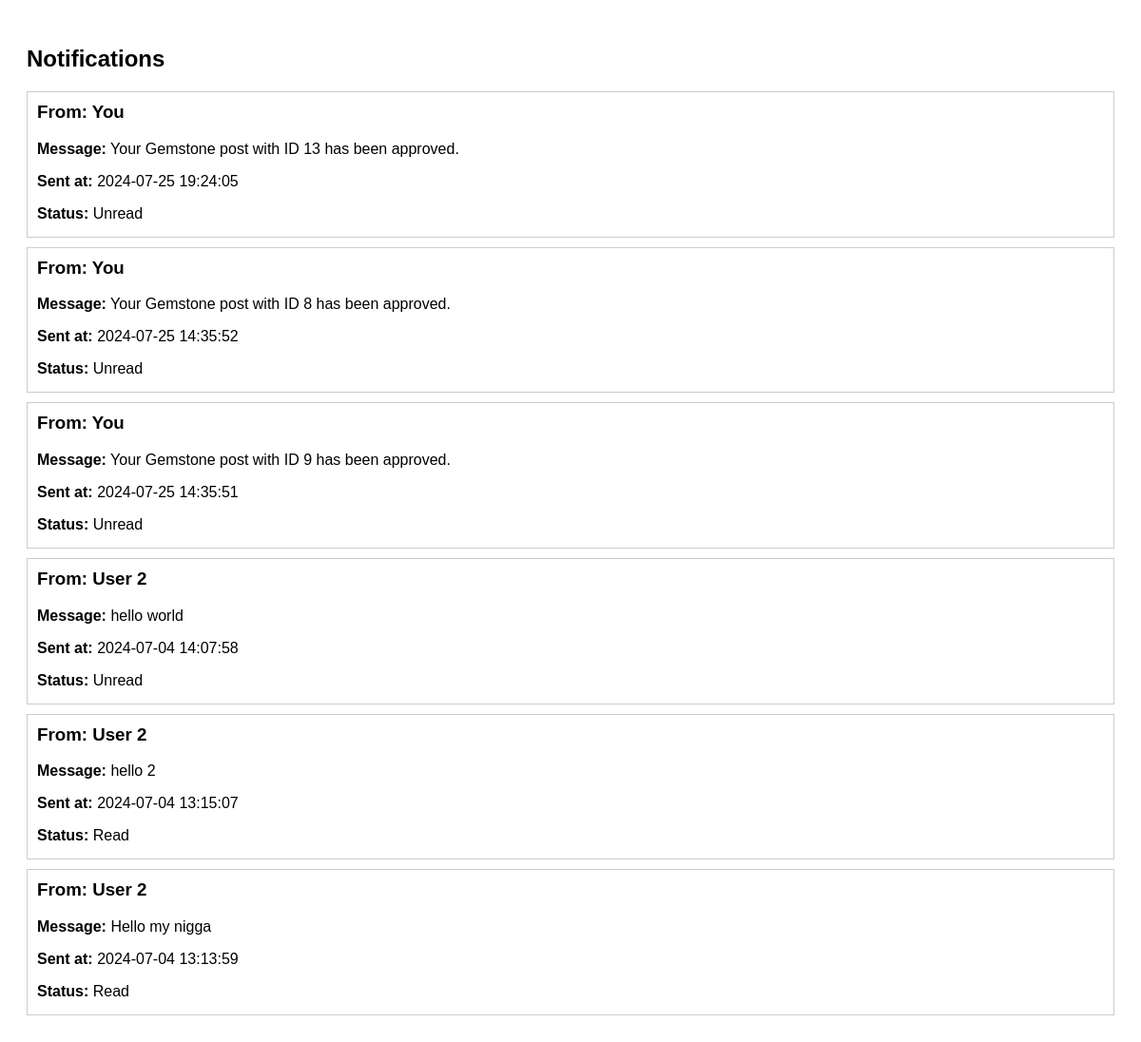
Page /pages/view_notification.php (signed in) on the committed database.
### tables this page shows
CREATE TABLE `notifications` (
  `id` int(11) NOT NULL,
  `Sender` int(11) NOT NULL,
  `Receiver` int(11) NOT NULL,
  `message` text NOT NULL,
  `created_at` timestamp NOT NULL DEFAULT CURRENT_TIMESTAMP,
  `read_status` tinyint(1) NOT NULL DEFAULT '0'
);

### pages/view_notification.php (the view, shortened to what this page needs)
<?php
include "../config/db.php";
$user_id = $_SESSION['user_id'];
try {
    $stmt = $conn->prepare("SELECT * FROM notifications WHERE Receiver = :user_id ORDER BY created_at DESC");
    $stmt->bindParam(':user_id', $user_id, PDO::PARAM_INT);
    $stmt->execute();
    $notifications = $stmt->fetchAll(PDO::FETCH_ASSOC);
} catch(PDOException $e) {
    echo "Error fetching notifications: " . $e->getMessage();
}
?>
<!DOCTYPE html>
<html lang="en">
<head>
</head>
<body>
    <h2>Notifications</h2>
    <?php if (!empty($notifications)) : ?>
        <?php foreach ($notifications as $notification) : ?>
            <div class="notification">
                <h3>From: <?php echo ($notification['Sender'] == $user_id) ? 'You' : 'User ' . $notification['Sender']; ?></h3>
                <p><strong>Message:</strong> <?php echo htmlspecialchars($notification['message']); ?></p>
                <p><strong>Sent at:</strong> <?php echo $notification['created_at']; ?></p>
                <p><strong>Status:</strong> <?php echo ($notification['read_status'] == 0) ? 'Unread' : 'Read'; ?></p>
            </div>
        <?php endforeach; ?>
    <?php else : ?>
        <p>No notifications found.</p>
    <?php endif; ?>
</body>
</html>

### pages/view_notification.php (style rules this page uses)
body { font-family: Arial, sans-serif; padding: 20px; }
.notification { border: 1px solid #ccc; padding: 10px; margin-bottom: 10px; }
.notification h3 { margin-top: 0; }
.notification p { margin-bottom: 5px; }

### rows in the picture
notifications: shows "You", message "Your Gemstone post with ID 13 has been approved.", created_at "2024-07-25 19:24:05", read_status "Unread"
notifications: shows "You", message "Your Gemstone post with ID 8 has been approved.", created_at "2024-07-25 14:35:52", read_status "Unread"
notifications: shows "You", message "Your Gemstone post with ID 9 has been approved.", created_at "2024-07-25 14:35:51", read_status "Unread"
notifications: Sender "2", message "hello world", created_at "2024-07-04 14:07:58", read_status "Unread"
notifications: Sender "2", message "hello 2", created_at "2024-07-04 13:15:07", read_status "Read"
notifications: Sender "2", message "Hello my nigga", created_at "2024-07-04 13:13:59", read_status "Read"
